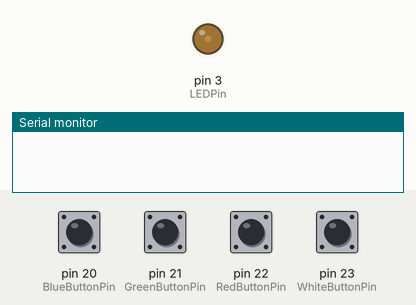
Simulated run of this sketch. Board: Arduino Mega 2560, built with avr-gcc and run on an emulated ATmega2560. Parts: output pins drawn as LEDs (lit = HIGH), the last lines printed to the serial monitor. Inputs (shaded band) come from the test bench; at power-on: pin 20 (BlueButtonPin), pin 21 (GreenButtonPin), pin 22 (RedButtonPin), pin 23 (WhiteButtonPin) HIGH.

Above: at 1.2 s.
1.3 s: pin 20 (BlueButtonPin) pulled LOW for 0.15 s
At 2.5 s:
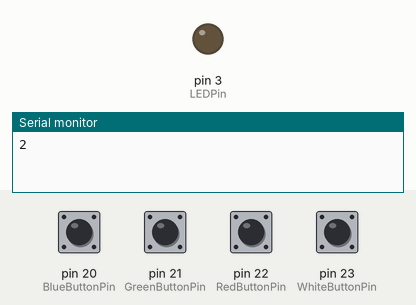
4.3 s: pin 21 (GreenButtonPin) pulled LOW for 0.15 s
At 4.6 s:
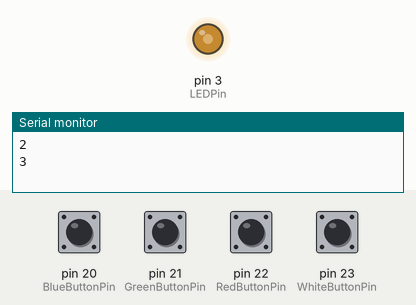
7.3 s: pin 23 (WhiteButtonPin) pulled LOW for 0.15 s
At 10.2 s:
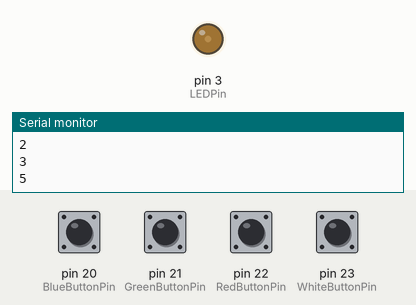
Timing chart, 0 to 11.7 s (numbered marks = the images above; inputs shaded):
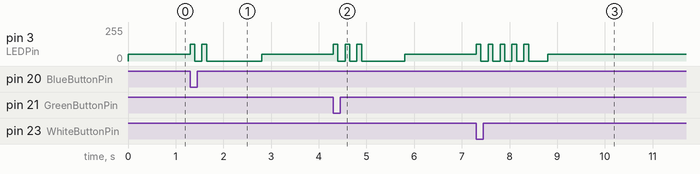

Measured:
- after the input at 1.3 s, pin 3 (LEDPin): 50/255 → 126/255 at once, → 0/255 0.10 s later, → 126/255 0.15 s later, → 0/255 0.10 s later, … (5 changes in this stretch)
- after the input at 4.3 s, pin 3 (LEDPin): 50/255 → 126/255 at once, → 0/255 0.10 s later, → 126/255 0.15 s later, → 0/255 0.10 s later, … (7 changes in this stretch)
- after the input at 7.3 s, pin 3 (LEDPin): 50/255 → 126/255 at once, → 0/255 0.10 s later, → 126/255 0.15 s later, → 0/255 0.10 s later, … (11 changes in this stretch)

The sketch:

transmitter_Mk_1.ino
```cpp
// Test code to make sure everything in the transmitter is wired together
// The goal is to allow the operator (me)
// to test the code, both visually, and through the single operator light.
//
// If I like this code, it may survive to the final product.
// (update 1 year later ... it did :) )
//
// Hardware:
// XBee S1
// always high 1,2,17

const int LEDPin = 3;

const int BlackButtonPin = 19;
const int BlueButtonPin = 20;
const int GreenButtonPin = 21;
const int RedButtonPin = 22;
const int WhiteButtonPin = 23;

int BlackButton = 0;
int BlueButton = 0;
int GreenButton = 0;
int RedButton = 0;
int WhiteButton = 0;

int SendButton = 0;

void setup() {
  // put your setup code here, to run once:

  // Self monitoring pins
  pinMode(11, INPUT);
  pinMode(13, INPUT); // Battery monitoring

  // Set Output pins
  pinMode(LEDPin, OUTPUT);

  // Set Input pins from buttons
  pinMode(BlackButtonPin,INPUT);
  pinMode(BlueButtonPin,INPUT);
  pinMode(GreenButtonPin,INPUT);
  pinMode(RedButtonPin,INPUT);
  pinMode(WhiteButtonPin,INPUT);

  // Pop pullups because we are using two terminal Buttons
  digitalWrite(BlackButtonPin, HIGH);
  digitalWrite(BlueButtonPin, HIGH);
  digitalWrite(GreenButtonPin, HIGH);
  digitalWrite(RedButtonPin, HIGH);
  digitalWrite(WhiteButtonPin, HIGH);

  // Open a connection for debugging
  Serial.begin(9600);

  // Open a connection to the XBee
  Serial1.begin(9600);
}

void loop() {
  // put your main code here, to run repeatedly:
  //digitalWrite(3, HIGH);
  analogWrite(3, 50);
//  delay(1000);              // wait for a second
//  digitalWrite(3, LOW);    // turn the LED off by making the voltage LOW
//  delay(1000);

  // If a button has been pressed, track it
  if ((digitalRead(BlackButtonPin) == LOW) and (BlackButton == 0)) {
    BlackButton = 1;
    SendButton = 1;
  }
  if ((digitalRead(BlueButtonPin) == LOW) and (BlueButton == 0)) {
    BlueButton = 1;
    SendButton = 2;
  }
  if ((digitalRead(GreenButtonPin) == LOW) and (GreenButton == 0)) {
    GreenButton = 1;
    SendButton = 3;
  }
  if ((digitalRead(RedButtonPin) == LOW) and (RedButton == 0)) {
    RedButton = 1;
    SendButton = 4;
  }
  if ((digitalRead(WhiteButtonPin) == LOW) and (WhiteButton == 0)) {
    WhiteButton = 1;
    SendButton = 5;
  }

  // Send Button Press and reset button
  if (SendButton != 0) {
    // Send the button press over the XBee to the receiver
    Serial.println(SendButton);
    Serial1.println(SendButton);

    // Cycle the indicator LED to confirm the button press
    //digitalWrite(3, LOW);
    analogWrite(3, 0);
//    delay(1000);
    for (int i = 0; i < SendButton; i++) {
      // digitalWrite(3, HIGH);
      analogWrite(3, 126);
      delay(100);
      // digitalWrite(3, LOW);
      analogWrite(3, 0);
      delay(150);
    }

    // add extra artificial delay for the low buttons so we don't accidentaly trigger them twice
    switch (SendButton) {
      case 1:
        delay(250);
      case 2:
        delay(250);
      case 3:
        delay(250);
      case 4:
        delay(250);
      case 5:
        break;
    }
    delay(250);


 //   delay(1000);
//    digitalWrite(3,HIGH);
    analogWrite(3, 50);
  }

  // Reset Buttons
  BlackButton = 0;
  BlueButton = 0;
  GreenButton = 0;
  RedButton = 0;
  WhiteButton = 0;
  SendButton = 0;
}
```
